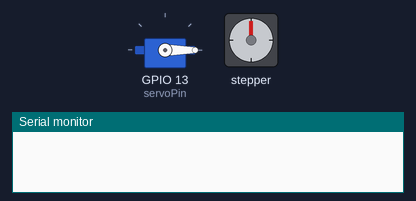
The sketch below on a simulated ESP32. Shown: servo, stepper motor, the last lines printed to the serial monitor. Stepper angles assume 2048 steps per turn.

Above: at 0.0 s.
At 10.05 s:
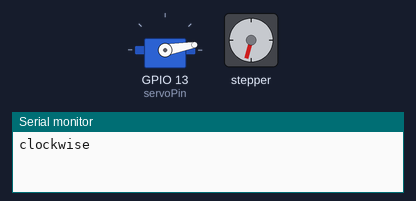
At 19.96 s:
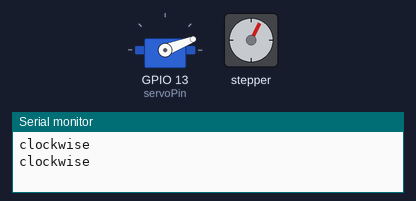
At 39.79 s:
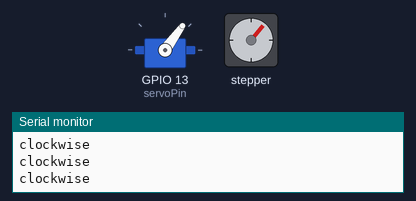
Timing chart, 0 to 40.0 s (numbered marks = the images above):
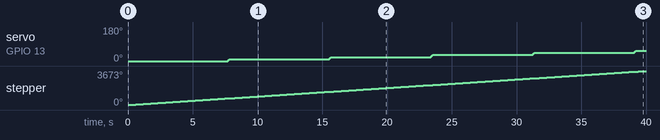

The sketch:

esp32servoandsweep.ino
```cpp
#include <ESP32Servo.h>
#include <Stepper.h>

int in1Pin = 25;
int in2Pin = 33;
int in3Pin = 32;
int in4Pin = 35;

const int stepsPerRevolution = 4096;

Stepper myStepper(64, in1Pin, in2Pin, in3Pin, in4Pin);

Servo myservo;  // create servo object to control a servo
// 16 servo objects can be created on the ESP32

int pos = 0;    // variable to store the servo position
// Recommended PWM GPIO pins on the ESP32 include 2,4,12-19,21-23,25-27,32-33
int servoPin = 13;

void setup() {
  // Allow allocation of all timers
  ESP32PWM::allocateTimer(0);
  ESP32PWM::allocateTimer(1);
  ESP32PWM::allocateTimer(2);
  ESP32PWM::allocateTimer(3);
  myservo.setPeriodHertz(50);    // standard 50 hz servo
  myservo.attach(servoPin, 500, 2400); // attaches the servo on pin 18 to the servo object
  // using default min/max of 1000us and 2000us
  // different servos may require different min/max settings
  // for an accurate 0 to 180 sweep
  myservo.write(0);


  // set the speed at 400 rpm:
  myStepper.setSpeed(500);
  // initialize the serial port:
  Serial.begin(9600);
}

int loc = 0;
int which_way = 0;

void loop() {
  myStepper.step(stepsPerRevolution);
  if (which_way == 0) {
     Serial.println("clockwise");
    //clockwise
    int new_goal = loc+10;
    for (loc; loc <= new_goal; loc += 1) { // goes from 0 degrees to 180 degrees
      // in steps of 1 degree
      myservo.write(loc);    // tell servo to go to position in variable 'pos'
      delay(15);             // waits 15ms for the servo to reach the position
    }
    if (loc >= 180) {
      //switch direction
      which_way = 1;
      }
  } else {
    Serial.println("counterclockwise!");
    //counterclockwise
    int new_goal = loc-10;
    for (loc; loc >= new_goal; loc -= 1) {
      myservo.write(loc);    // tell servo to go to position in variable 'pos'
      delay(15);             // waits 15ms for the servo to reach the position
    }
    if (loc == 0) {
      //switch direction
      which_way = 0;
      }
  }
}
```

Measured:
- by itself, servo on GPIO 13 (servoPin): moves from 0° to 54° over 31.5 s
- by itself, stepper: keeps turning clockwise at about 92°/s
